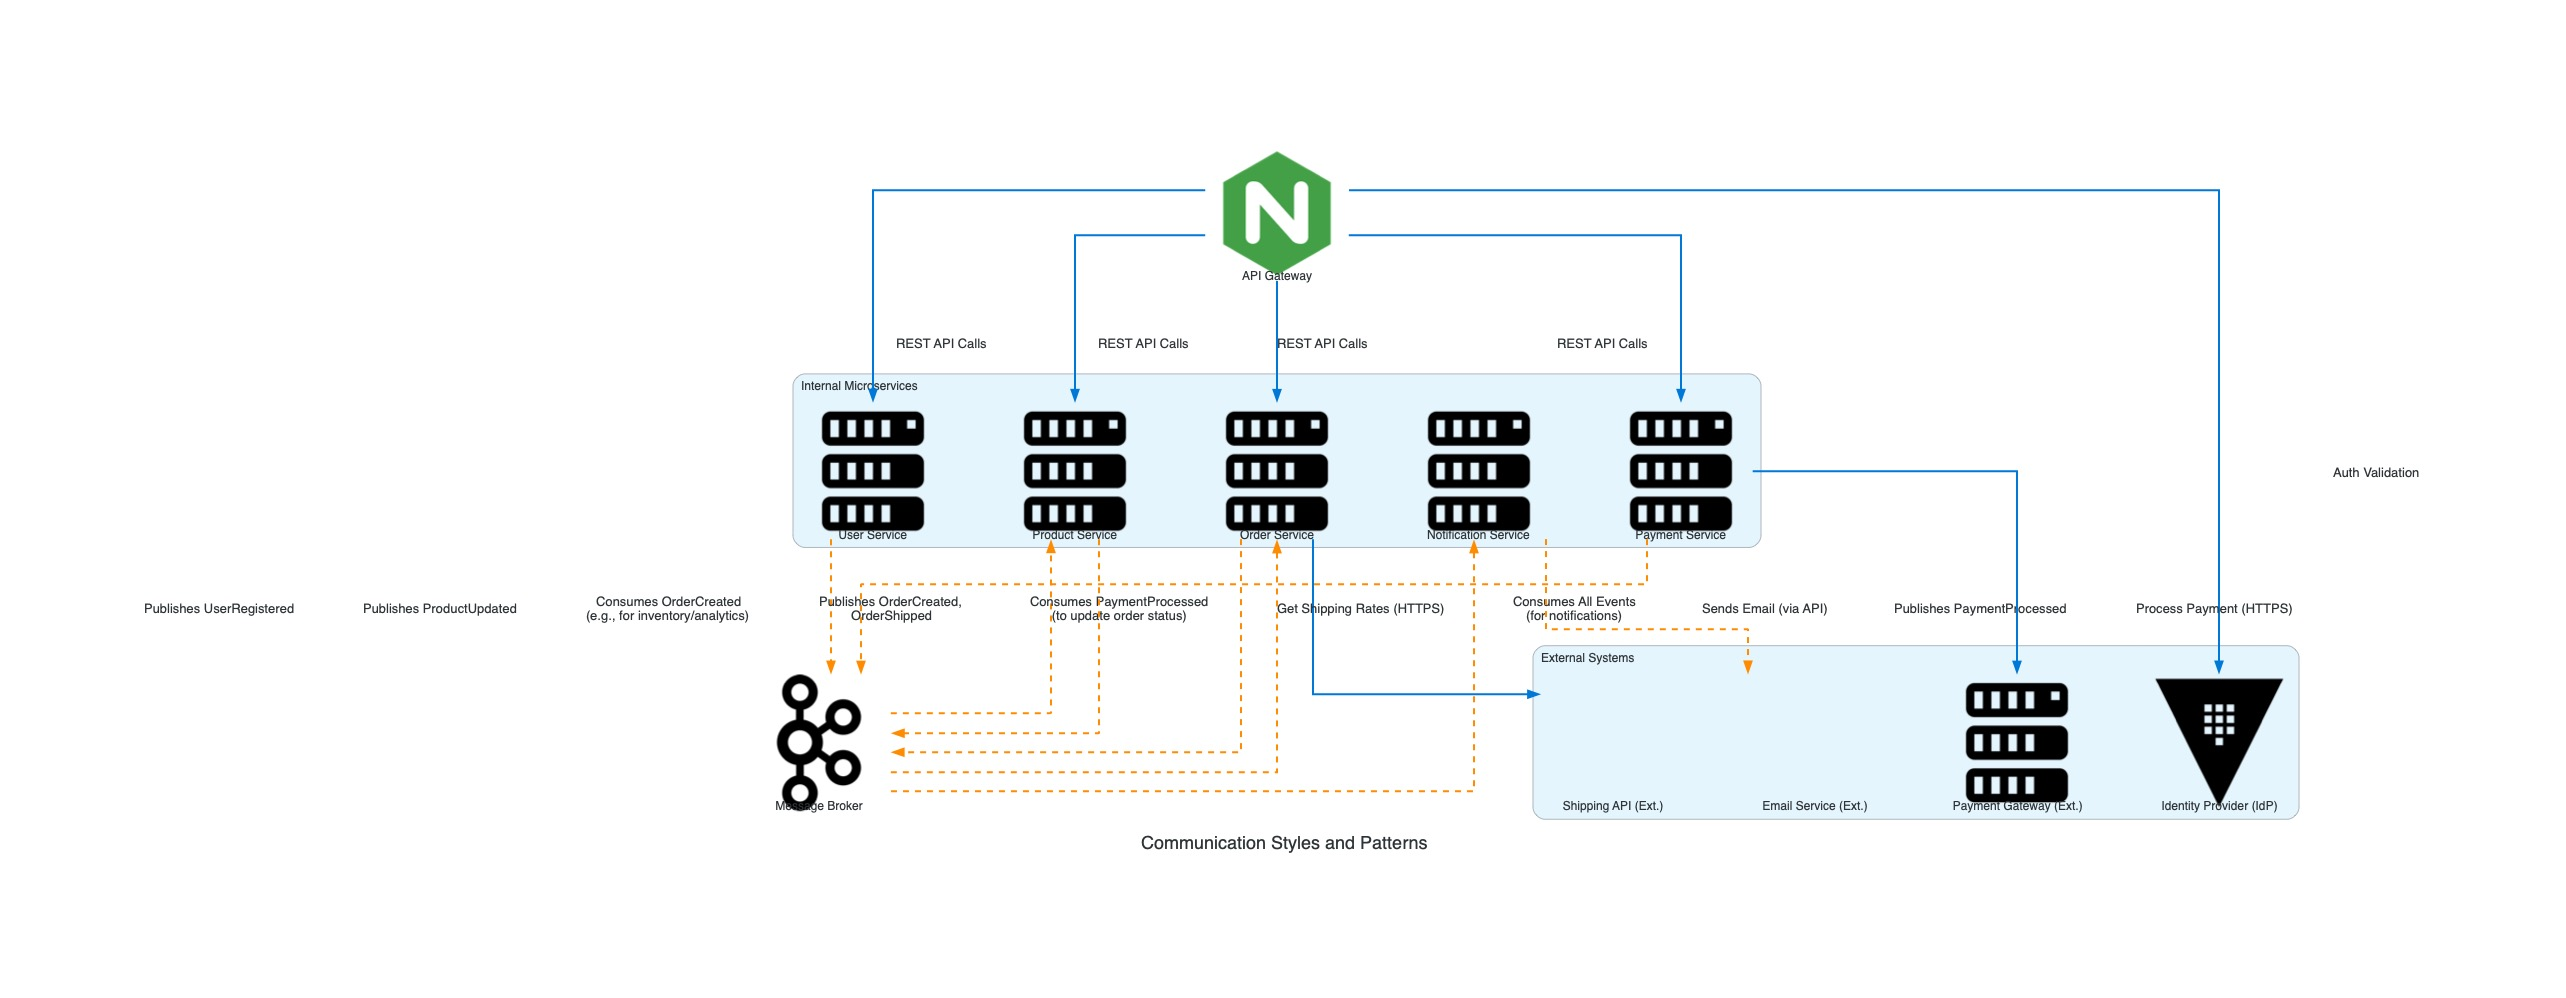

Here is the Python script that generated this plot:
# /Users/mh/Documents/Wave/demo/ecommerce-repos-gemi/ecommerce-documentation/architecture/diagrams/communication-patterns/communication_styles_patterns_diagram.py

from diagrams import Diagram, Cluster, Edge
from diagrams.onprem.compute import Server
from diagrams.onprem.network import Nginx as APIGateway # Using Nginx as a generic API Gateway icon
from diagrams.onprem.queue import Kafka # Using Kafka as a generic message broker icon
from diagrams.onprem.security import Vault # For IdP
from diagrams.generic.blank import Blank # For generic external services if no specific icon fits

# --- Configuration ---
diagram_name = "Communication Styles and Patterns"
output_filename = "communication_styles_patterns_diagram" # Output will be .jpg
graph_attr = {
    "fontsize": "18",
    "bgcolor": "transparent",
    "splines": "ortho", # Using ortho for cleaner lines
    "nodesep": "0.8",
    "ranksep": "1.5",
    "compound": "true" # Allows edges between clusters
}
edge_attr = {
    "fontsize": "10",
    "fontname": "Sans-Serif"
}
node_attr = {
    "fontsize": "12",
    "fontname": "Sans-Serif",
    "height": "1.0", # Slightly smaller nodes
    "width": "2.0"
}

# Edge styles based on Mermaid classDef
sync_color = "#0078d7"
async_color = "#ff8c00"
sync_edge_attrs = {"color": sync_color, "style": "solid", "penwidth": "2.0"}
async_edge_attrs = {"color": async_color, "style": "dashed", "penwidth": "2.0"}
# --- End Configuration ---

with Diagram(diagram_name, show=False, filename=output_filename, graph_attr=graph_attr, edge_attr=edge_attr, node_attr=node_attr, direction="TB", outformat="jpg"):

    # --- Infrastructure Nodes ---
    gateway = APIGateway("API Gateway")
    broker = Kafka("Message Broker")

    # --- Service Nodes ---
    with Cluster("Internal Microservices"):
        user_service = Server("User Service")
        product_service = Server("Product Service")
        order_service = Server("Order Service")
        payment_service = Server("Payment Service")
        notification_service = Server("Notification Service")
        
        # Grouping for layout
        services_group1 = [user_service, product_service]
        services_group2 = [order_service, payment_service, notification_service]


    # --- External System Nodes ---
    with Cluster("External Systems"):
        idp = Vault("Identity Provider (IdP)")
        payment_gw = Server("Payment Gateway (Ext.)")
        email_svc = Blank("Email Service (Ext.)") # Using Blank for generic external
        shipping_api = Blank("Shipping API (Ext.)") # Using Blank for generic external
        
        external_group1 = [idp, payment_gw]
        external_group2 = [email_svc, shipping_api]

    # --- Define Connections ---

    # Gateway to Services (Synchronous REST)
    gateway >> Edge(label="REST API Calls", **sync_edge_attrs) >> user_service
    gateway >> Edge(label="REST API Calls", **sync_edge_attrs) >> product_service
    gateway >> Edge(label="REST API Calls", **sync_edge_attrs) >> order_service
    gateway >> Edge(label="REST API Calls", **sync_edge_attrs) >> payment_service
    
    # Gateway to IdP (Synchronous Auth Validation)
    gateway >> Edge(label="Auth Validation", **sync_edge_attrs) >> idp

    # Service to External System (Synchronous)
    payment_service >> Edge(label="Process Payment (HTTPS)", **sync_edge_attrs) >> payment_gw
    order_service >> Edge(label="Get Shipping Rates (HTTPS)", **sync_edge_attrs) >> shipping_api

    # Service to Broker (Asynchronous Event Publishing)
    user_service >> Edge(label="Publishes UserRegistered", **async_edge_attrs) >> broker
    product_service >> Edge(label="Publishes ProductUpdated", **async_edge_attrs) >> broker
    order_service >> Edge(label="Publishes OrderCreated,\nOrderShipped", **async_edge_attrs) >> broker
    payment_service >> Edge(label="Publishes PaymentProcessed", **async_edge_attrs) >> broker

    # Broker to Service (Asynchronous Event Consumption)
    broker >> Edge(label="Consumes All Events\n(for notifications)", **async_edge_attrs) >> notification_service
    broker >> Edge(label="Consumes OrderCreated\n(e.g., for inventory/analytics)", **async_edge_attrs) >> product_service # As per existing Mermaid
    broker >> Edge(label="Consumes PaymentProcessed\n(to update order status)", **async_edge_attrs) >> order_service

    # Notification Service to External Email Service (Asynchronous)
    notification_service >> Edge(label="Sends Email (via API)", **async_edge_attrs) >> email_svc

print(f"Diagram '{diagram_name}' was generated as '{output_filename}.jpg'")
